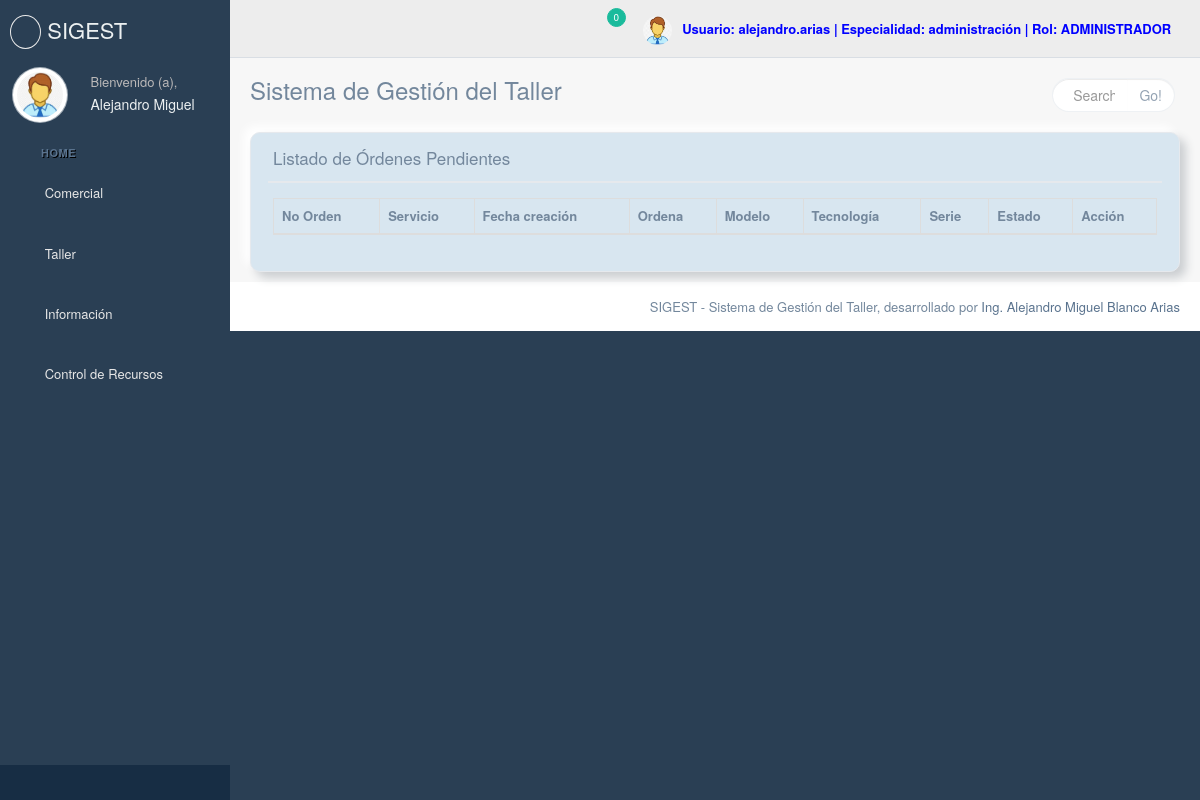
The app's page /index/list/pendientes/ (signed in), older data.
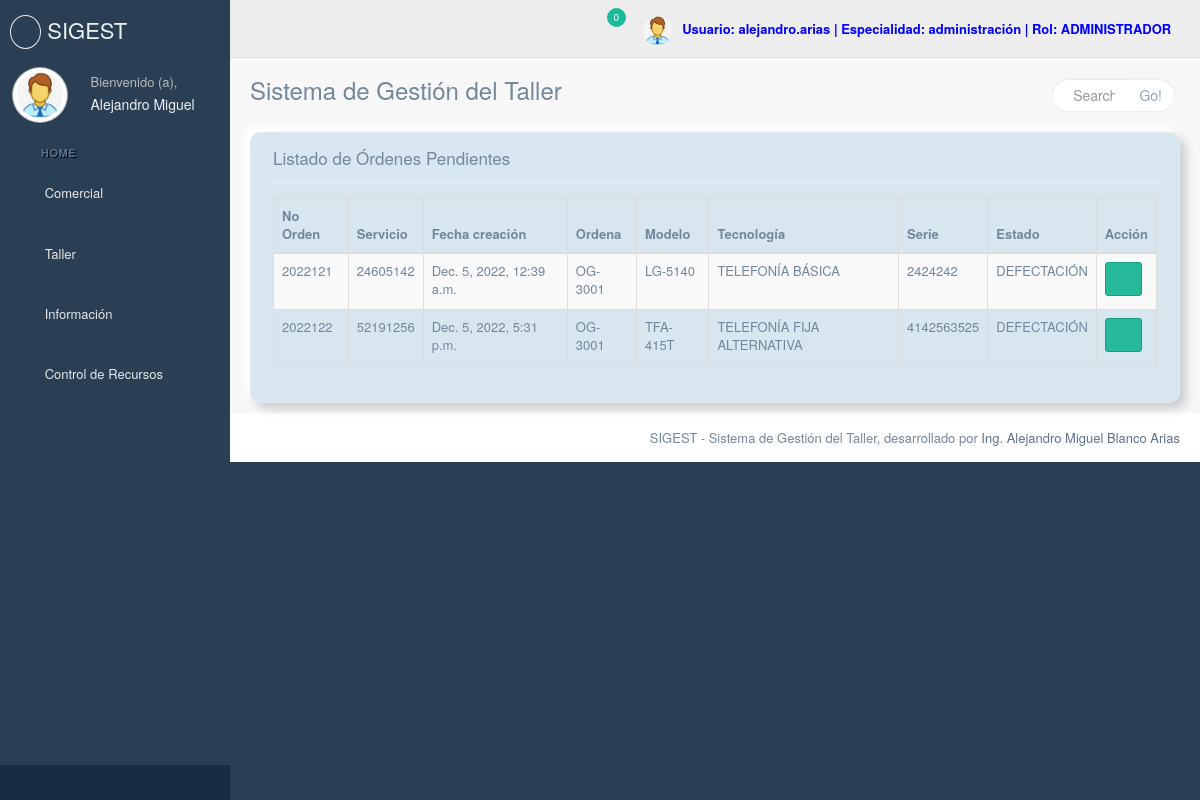
The same page, newer data.
### Taller/models.py (models this page shows, shortened)
class OrdenPrimaria(models.Model):
    No_orden = models.CharField(max_length=50)
    fecha_creacion = models.DateTimeField()
    fecha_entrada_taller = models.DateTimeField(blank=True, null=True)
    centro = models.ForeignKey(Centro, on_delete=models.CASCADE)
    ordena = models.CharField(max_length=60, blank=True, null=True)
    """ Estos son campos nuevos"""
    folio_venta = models.CharField(max_length=80, blank=True, null=True)
    fecha_venta = models.DateTimeField(blank=True, null=True)
    garantia = models.CharField(max_length=20, blank=True, null=True)
    fecha_vencimiento_garantia = models.DateTimeField(null=True, blank=True)
    observaciones = models.TextField(null=True, blank=True)
    """ Aquí termina"""
    prefijo = models.ForeignKey(Prefijo, on_delete=models.CASCADE)
    servicio = models.CharField(max_length=20)
    modelo = models.ForeignKey(Modelo, on_delete=models.CASCADE)
    tecnologia = models.ForeignKey(Tecnologia, on_delete=models.CASCADE)
    defecto = models.ManyToManyField(Defecto)
    serie = models.CharField(max_length=80)
    nombre_cliente_entrega = models.CharField(max_length=120)
    direccion_cliente_entrega = models.CharField(max_length=120)
    ci_cliente_entrega = models.CharField(max_length=20)
    contacto_telefono = models.CharField(max_length=20)
    propietario = models.BooleanField(default=False)
    estado = models.ForeignKey(Estado, on_delete=models.CASCADE)
    confComercial = models.BooleanField(default=False)
    confTaller = models.BooleanField(default=False)
    entrega = models.CharField(max_length=60, blank=True, null=True)
    """ Datos a llenar al reparar"""
    fecha_defectacion = models.DateTimeField(blank=True, null=True)
    repara = models.CharField(max_length=60, blank=True, null=True)
    accion_reparacion = models.TextField(null=True, blank=True)
    mano_obra = models.ForeignKey(
        ManoObra, on_delete=models.CASCADE, blank=True, null=True
    )
    consumo_recursos = models.ManyToManyField(Consumo_Recursos, blank=True)
    """ Datos antes de cerrada la orden para la gestion de las salidas"""
    fecha_gestion = models.DateTimeField(blank=True, null=True)
    llama = models.ForeignKey(
        Trabajador, on_delete=models.CASCADE, blank=True, null=True
    )
    nombre_cliente = models.CharField(max_length=160, blank=True, null=True)
    impresion = models.BooleanField(default=False)
    """ Datos a llenar para cerrar la orden"""
    fecha_cierre = models.DateTimeField(null=True, blank=True)
    cierra = models.CharField(max_length=60, blank=True, null=True)
    nombre_cliente_recibe = models.CharField(max_length=120, blank=True, null=True)
    direccion_cliente_recibe = models.CharField(max_length=120, blank=True, null=True)
    ci_cliente_recibe = models.CharField(max_length=20, blank=True, null=True)
    cerrada = models.BooleanField(default=False)
    """ Este dato es muy importante y se actualiza tanto cuando se gestionan los telefonos como cuando cierra"""
    garantia_reparacion = models.DateTimeField(blank=True, null=True)
    """Variable para poder hacer analisis de tiempos"""
    tiempo = models.IntegerField(blank=True, null=True)
    objects = models.Manager()
    class Meta:
        verbose_name_plural = "Ordenes"

class Prefijo(models.Model):
    nombre = models.CharField(max_length=8, blank=True)
    def __str__(self):
        return self.nombre

class Modelo(models.Model):
    nombre = models.CharField(max_length=60)
    tecnologia = models.ForeignKey(Tecnologia, on_delete=models.CASCADE)
    codigo_sap = models.CharField(max_length=60)
    descripcion = models.CharField(max_length=160)

class Tecnologia(models.Model):
    nombre = models.CharField(max_length=40)

class Estado(models.Model):
    nombre = models.CharField(max_length=60)
    def __str__(self):
        return self.nombre

### Taller/list_views.py (the view)
class ListadoPendientes(ListadoOrdenesMixin):
    template_name = "Taller/list_pendientes.html"
    def get_queryset(self):
        self.orden = (
            OrdenPrimaria.objects.filter(centro=self.request.user.trabajador.centro)
            .exclude(estado=get_object_or_404(Estado, pk=3))
            .exclude(estado=get_object_or_404(Estado, pk=4))
            .exclude(fecha_entrada_taller=None)
        )
        return self.orden

### Taller/models.py (called while the page is built)
    def __str__(self):
        return self.name

### Taller/views.py (called while the page is built)
    def get_context_data(self, **kwargs):
        context = super().get_context_data(**kwargs)
        modelComercial = OrdenPrimaria.objects.filter(
            centro=self.request.user.trabajador.centro
        ).filter(confComercial=False)
        cantidad = modelComercial.count()
        modelTaller = (
            OrdenPrimaria.objects.filter(centro=self.request.user.trabajador.centro)
            .filter(confComercial=True)
            .filter(confTaller=False)
        )
        cantidad1 = modelTaller.count()
        context["cantidad"] = cantidad
        context["modelComercial"] = modelComercial
        context["cantidad1"] = cantidad1
        context["modelTaller"] = modelTaller
        return context

### Taller/templates/Taller/list_pendientes.html (shortened to what this page needs)
{% extends "base.html" %}
{% load static%}
{%block stylecontent%}
<link rel="stylesheet" href="{% static 'css/stylesnew.css' %}">
<link href="{% static 'css/vendors/datatables.net-bs/css/dataTables.bootstrap.min.css' %}" rel="stylesheet">
<link href="{% static 'css/vendors/datatables.net-buttons-bs/css/buttons.bootstrap.min.css' %}" rel="stylesheet">
<link href="{% static 'css/vendors/datatables.net-fixedheader-bs/css/fixedHeader.bootstrap.min.css' %}" rel="stylesheet">
<link href="{% static 'css/vendors/datatables.net-responsive-bs/css/responsive.bootstrap.min.css' %}" rel="stylesheet">
<link href="{% static 'css/vendors/datatables.net-scroller-bs/css/scroller.bootstrap.min.css' %}" rel="stylesheet">
{%endblock%}
{% block content %}
<div class="row">
    <div class="col-md-12 col-sm-12 col-xs-12">
        <div class="x_panel pagenew-div">
            <div class="x_title ">
                <h2>Listado de Órdenes Pendientes</h2>
                <ul class="nav navbar-right panel_toolbox">
                    <li><a class="collapse-link"><i class="fa fa-chevron-up"></i></a>
                    </li>
                    <li class="dropdown">
                        <a href="#" class="dropdown-toggle" data-toggle="dropdown" role="button" aria-expanded="false"><i class="fa fa-wrench"></i></a>
                    </li>
                    <li><a class="close-link"><i class="fa fa-close"></i></a>
                    </li>
                </ul>
                <div class="clearfix"></div>
            </div>
            <div class="x_content">
                <table id="tablalist" class="table table-bordered table-striped">
                    <thead>
                        <tr>
                            <th>No Orden</th>
                            <th>Servicio</th>
                            <th>Fecha creación</th>
                            <th>Ordena</th>
                            <th>Modelo</th>
                            <th>Tecnología</th>
                            <th>Serie</th>
                            <th>Estado</th>
                            <th>Acción</th>
                        </tr>
                    </thead>
                    <tbody>
                        {%for model in object_list%}
                        <tr>
                            <td>{{model.No_orden}}</td>
                            <td>{{model.prefijo}}{{model.servicio}}</td>
                            <td>{{model.fecha_creacion}}</td>
                            <td>{{model.ordena}}</td>
                            <td>{{model.modelo.nombre}}</td>
                            <td>{{model.modelo.tecnologia.nombre}}</td>
                            <td>{{model.serie}}</td>
                            <td>{{model.estado}}</td>
                            <td>
                                <form action="{% url 'orden_lista_defectadas' model.id %}" method="get"> {%csrf_token%}
                                    <button type="submit" class="btn btn-success"><i class="fa fa-edit"></i></button>
                                </form>
                            </td>
                        </tr>
                        {%endfor%}
                    </tbody>
                </table>
            </div>
        </div>
    </div>
</div>
{% endblock %}

### Taller/templates/base.html (shortened to what the changed rows need)
{% load static %}
<!DOCTYPE html>
<html lang="en">
<head>
    <link href="{% static 'css/vendors/bootstrap/dist/css/bootstrap.min.css' %}" rel="stylesheet">
    <link href="{% static 'css/vendors/font-awesome/css/font-awesome.min.css' %}" rel="stylesheet">
    <link href="{% static 'css/vendors/nprogress/nprogress.css' %}" rel="stylesheet">
    <link href="{% static 'css/vendors/pnotify/dist/pnotify.css' %}" rel="stylesheet">
    <link href="{% static 'css/vendors/pnotify/dist/pnotify.buttons.css' %}" rel="stylesheet">
    <link href="{% static 'css/vendors/pnotify/dist/pnotify.nonblock.css' %}" rel="stylesheet">
    <link href="{% static 'css/build/css/custom.css' %}" rel="stylesheet">
    {% block stylecontent %}
    {% endblock%}
</head>
<body class="nav-md">
    <div class="container body">
        <div class="main_container">
            <div class="col-md-3 left_col">
                <div class="left_col scroll-view">
                    <div class="profile clearfix">
                        <div class="profile_info">
                            <h2>{{user.first_name}}</h2>
                        </div>
                    </div>
                    <br />
                </div>
            </div>
            <div class="top_nav">
                <div class="nav_menu">
                    <nav>
                        <ul class="nav navbar-nav navbar-right">
                            <li class="">
                                <a href="javascript:;" class="user-profile dropdown-toggle" data-toggle="dropdown" aria-expanded="false">
                                    <img src="{% static 'img/image.jpg' %}" alt=""><b style="color: blue;">Usuario: {{user.username}} | Especialidad: {{user.trabajador.especialidad}} | Rol: {%for rol in user.groups.all%} {{rol.name}} {%endfor%}</b>
                                    <span class=" fa fa-angle-down"></span>
                                </a>
                            </li>
                    </nav>
                </div>
            </div>
            <div class="right_col" role="main">
                <div class="">
                    {%block content%}
                    {%endblock%}
                </div>
            </div>
        </div>
    </div>
</body>
</html>

Row changes from the older to the newer data that the page shows:
added OrdenPrimaria: No_orden "2022121", prefijo "2460", servicio "5142", fecha_creacion "Dec. 5, 2022, 12:39 a.m.", ordena "OG-3001", modelo.nombre "LG-5140", modelo.tecnologia.nombre "TELEFONÍA BÁSICA", serie "2424242", estado "DEFECTACIÓN"
added OrdenPrimaria: No_orden "2022122", prefijo "5219", servicio "1256", fecha_creacion "Dec. 5, 2022, 5:31 p.m.", ordena "OG-3001", modelo.nombre "TFA-415T", modelo.tecnologia.nombre "TELEFONÍA FIJA ALTERNATIVA", serie "4142563525", estado "DEFECTACIÓN"
